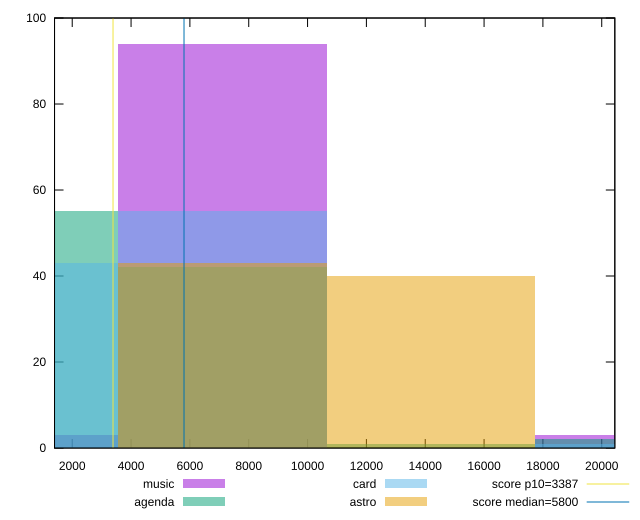

This chart was generated by the following gnuplot code:
reset

$music <<EOF
21290.566525411425 3
7096.855508470475 94
0 3
EOF

$agenda <<EOF
14193.71101694095 1
21290.566525411425 2
0 55
7096.855508470475 42
EOF

$card <<EOF
21290.566525411425 1
7096.855508470475 55
0 43
EOF

$astro <<EOF
14193.71101694095 40
7096.855508470475 43
EOF

set key outside below
set boxwidth 7096.855508470475
set xrange [1398.5955981654665:20444.818773012274]
set yrange [0:100]
set trange [0:100]
set style fill transparent solid 0.5 noborder

set parametric
set terminal svg size 640, 520 enhanced background rgb 'white'
set output "reports/report_00027_2021-02-24T12-40-31.850Z/speed-index/comparison/histogram/all_raw.svg"

plot $music title "music" with boxes, \
     $agenda title "agenda" with boxes, \
     $card title "card" with boxes, \
     $astro title "astro" with boxes, \
     3387,t title "score p10=3387", \
     5800,t title "score median=5800"

reset
